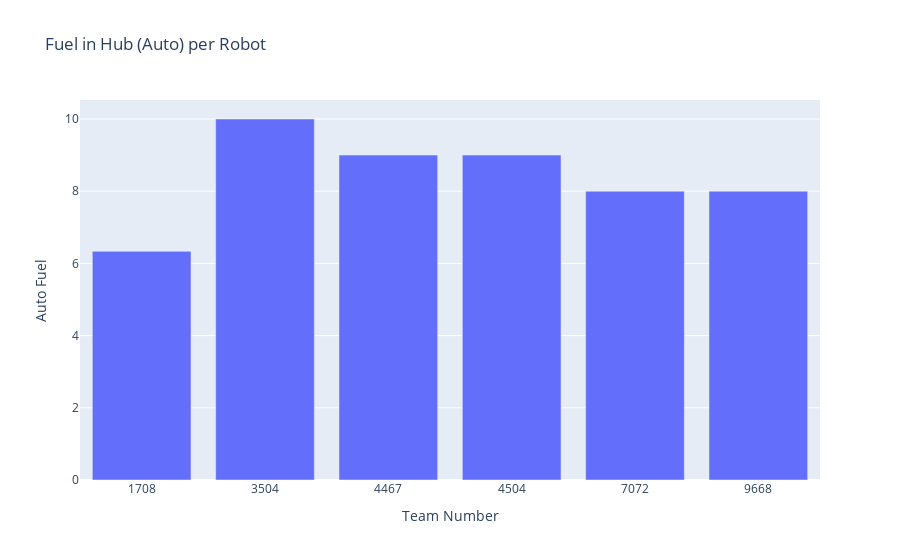

Write notebook code for a chart like this one.
### Code cell
fig = px.bar(avg_6_teams, y="Auto Fuel", title="Fuel in Hub (Auto) per Robot")
fig.show()

### Figure 1 — Plotly figure (JSON) as saved in the notebook; plotly's stock layout.template omitted (floating-point values rounded to 4 significant figures)
{"data": [{"hovertemplate": "Team Number=%{x}<br>Auto Fuel=%{y}<extra></extra>", "legendgroup": "", "marker": {"color": "#636efa", "pattern": {"shape": ""}}, "name": "", "orientation": "v", "showlegend": false, "textposition": "auto", "type": "bar", "x": ["1708", "3504", "4467", "4504", "7072", "9668"], "xaxis": "x", "y": [6.333, 10.0, 9.0, 9.0, 8.0, 8.0], "yaxis": "y"}], "layout": {"barmode": "relative", "legend": {"tracegroupgap": 0}, "title": {"text": "Fuel in Hub (Auto) per Robot"}, "xaxis": {"anchor": "y", "domain": [0, 1], "title": {"text": "Team Number"}}, "yaxis": {"anchor": "x", "domain": [0, 1], "title": {"text": "Auto Fuel"}}}}
